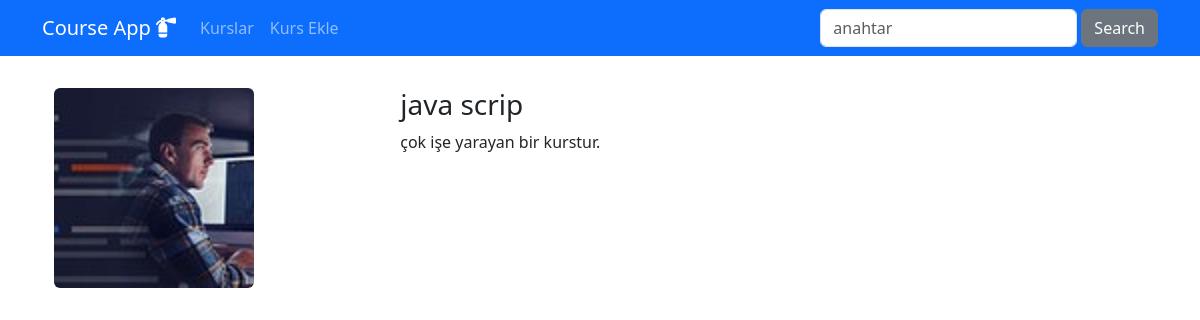
The page /kurslar/java-scrip on the database as committed earlier.
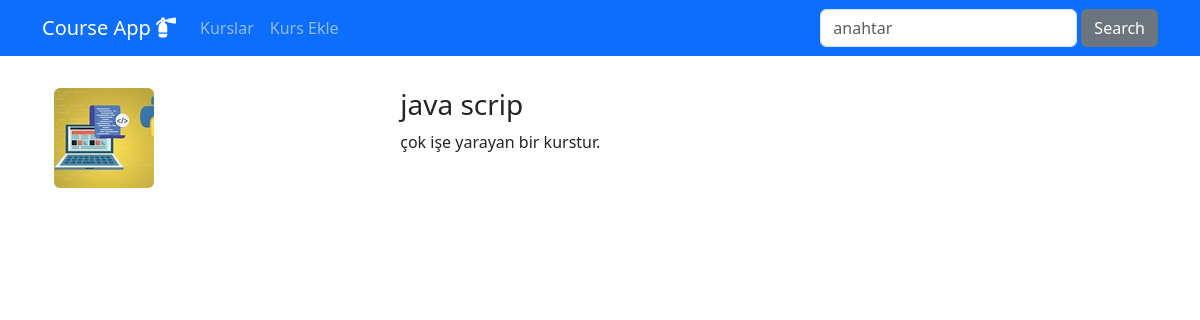
The same page on the database as committed later.
### courses/models.py (models this page shows, shortened)
class Course(models.Model):
    title = models.CharField(max_length=50)
    description = models.TextField()
    imageUrl = models.CharField(max_length=50)
    isActive = models.BooleanField(default=False)
    isHome = models.BooleanField(default=False)
    slug = models.SlugField(default="", blank=True, null=False, unique=True, db_index=True)
    categories = models.ManyToManyField(Category)

### courses/views.py (the view)
# urls.py: path('<slug:slug>', views.details, name="course_details"),
def details (request, slug):
    course = get_object_or_404(Course, slug=slug)
    context = {'course': course}
    return render(request, 'courses/details.html', context)

### courses/templates/courses/details.html (shortened to what this page needs)
{% extends 'layout.html' %}
{% load static %}
{% block content %}
    <div class="container mt-3">
        <div class="row">
            <div class="col-5">
                <img class="img-fluid rounded" src="{% static 'courses/img/'|add:course.imageUrl %}" alt="{{ course.title }}">
                </div>
            <div class="col-7">
                <h1 class="h3">{{ course.title}}</h1>
                <p>{{ course.description}}</p>
            </div>
            </div>
        </div>
    </div>
{% endblock content %}

### templates/layout.html (shortened to what this page needs)
{% load static %}
<!DOCTYPE html>
<html lang="en">
<head>
    <link rel="stylesheet" href="{% static 'css/bootstrap.min.css' %}">
    <link rel="stylesheet" href="{% static 'css/all.min.css' %}">
    <link rel="stylesheet" href="https://cdnjs.cloudflare.com/ajax/libs/font-awesome/6.4.0/css/all.min.css"/>
</head>
<body>
    {% include "partials/_nav.html" %}
    <div class="container mt-3">
        <div class="row">
            <div class="col-9">
                {% block content %}
                {% endblock content %}
            </div>
        </div>
</body>
</html>

### templates/partials/_nav.html
<nav class="navbar navbar-expand-lg bg-primary navbar-dark">
    <div class="container">
        <a href="{% url 'index' %}" class="navbar-brand">Course App <i class="fa-solid fa-fire-extinguisher"></i></a>
        <ul class="navbar-nav me-auto">
            <li class="nav-item"><a href="{% url 'index' %}" class="nav-link">Kurslar</a></li>
            <li class="nav-item">
                <a href="{% url 'create_course' %}" class="nav-link">Kurs Ekle</a>
            </li>
        </ul>
        <form action="{% url 'search' %}" class="d-flex" role="search">
            <input class="form-control me-1" type="text" name="q" placeholder="anahtar">
            <button class="btn btn-secondary" type="submit">Search</button>
        </form>
    </div>
</nav>

Rows that differ between the two databases and show on the page:
changed Course "java scrip": imageUrl: a different picture
